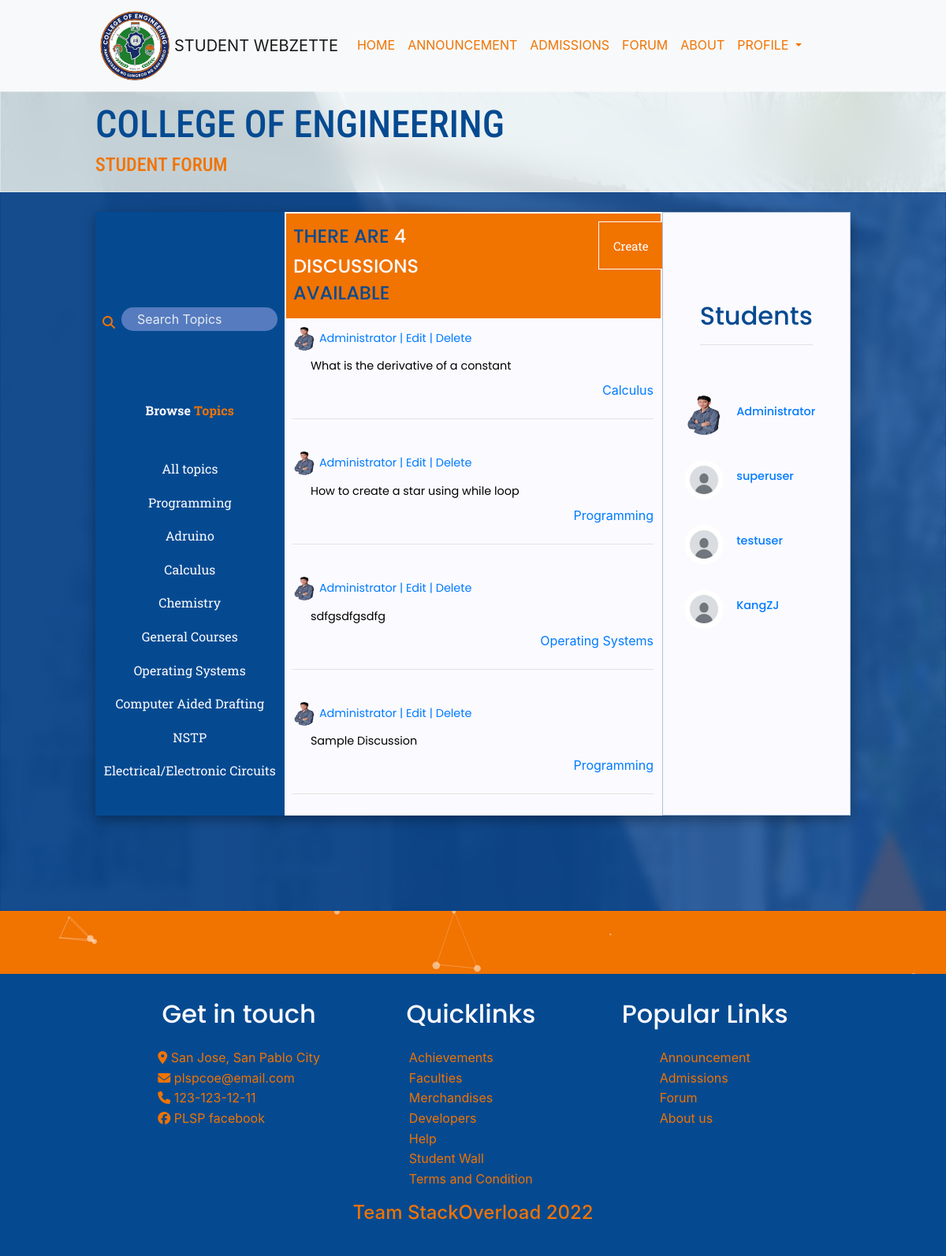
The app's page /forum/ (signed in) with its own data.
### base/models.py (models this page shows, shortened)
class Topic(models.Model):
    name = models.CharField(max_length=200)

class Room(models.Model):
    host =  models.ForeignKey(User, on_delete = models.SET_NULL, null=True)
    topic = models.ForeignKey(Topic, on_delete = models.SET_NULL, null=True) #this is the syntax we used to connect two different things
    name = models.TextField(max_length=200, null=True)
    description = RichTextField(blank = True, null=True)
    participants = models.ManyToManyField(User, related_name = 'participants', blank=True)
    updated = models.DateTimeField(auto_now = True)  #when did you update this
    created = models.DateTimeField(auto_now_add=True) #when did we create the room
    class Meta:
        ordering = ['-updated', '-created']     #to sort the things out so that the newest is always in the top

class User(AbstractUser):
    name = models.CharField(max_length=200, null = True)
    email = models.EmailField( unique= True, null=True)
    bio = models.TextField(null=True)
    student_number = models.CharField(max_length=10,null=True)
    avatar = models.ImageField(null = True, default="default-dp.jpg", upload_to="user/")
    USERNAME_FIELD = 'email'
    REQUIRED_FIELDS = []

### base/views.py (the view)
# urls.py: path('forum/', views.forum, name = "forum" ),
@login_required(login_url = 'login')
def forum(request):
    q = request.GET.get('q') if request.GET.get('q') != None  else ''    # q is equal to whatever we pass into the url
    rooms = Room.objects.filter(
        Q(topic__name__icontains = q) |
        Q(name__icontains= q) |
        Q(description__icontains = q)) # it gets the data from database.... We use Q so that we can use or, and , and other stuff here
    user = User.objects.all()
    message = Message.objects.all()
    room_count = rooms.count()
    topics = Topic.objects.all()
    context  = {'rooms': rooms, 'topics': topics, 'room_count': room_count, "user": user, "message": message}
    return render(request, 'base/forum.html', context)

### base/templates/base/forum.html (shortened to what this page needs)
{% extends 'main.html' %}
{%block content%}
<div class="all-forum">
    <div class="forum-title-container">
        <h1 class="darkblue title title-nav">COLLEGE OF ENGINEERING</h1>
        <h2 class="orange title-small">STUDENT FORUM</h2>
    </div>
    <div class="overall-forum ">
        <div class="forum-container">
            <div class="forum-sidebar-left forum-sidebar-lefts room-first-row">
                <div class="fixed-forum">
                    <div class="forum-search-box">
                        <div class="forum-search-btn">
                            <i class="fa-solid fa-magnifying-glass"></i>
                        </div>
                        <form method="GET" action="{% url 'forum' %}" autocomplete="off">
                            <input type="text" class="input-search" name="q" placeholder="Search Topics" />
                        </form>
                    </div>
                    <div class="forum-browse x">
                        <h3>Browse <span class="orange">Topics</span> </h3>
                    </div>
                    <div class="forum-topic-contents">
                        <div class="all-topic">
                            <a href="{% url 'forum' %}">All topics</a>
                        </div>
                        {% for topic in topics %}
                        <div class="forumLinks">
                            <a href="{% url 'forum' %}?q={{topic.name}}">{{topic.name}}</a>
                        </div>
                        {% endfor %}
                    </div>
                </div>
            </div>
            <div class="forum-sidebar-right">
                <div class="forum-create">
                    <h4 class="title-room darkblue size">There are <span class="light">{{room_count}}</span>
                        {%if room_count <= 1%}
                        <span class="light">Discussion</span>
                        {%else%}
                        <span class="light">Discussions</span>
                        {%endif%}
                        Available
                    </h4>
                    <a href="{% url 'create-room' %}"><button class="button-5" role="button"><span
                                class="text">Create</span>
                            <span>Discussion</span></button></a>
                </div>
                <div class="forum-room-available">
                    {% for room in rooms %}
                    <div class="forum-rooms">
                        <div class="forum-username">
                            <img src="{{room.host.avatar.url}}" alt="" class="dp">
                            <a href="{% url 'user-profile' room.host.id %}" class="room-host">{{room.host.username}} |
                            </a>
                            {% if request.user == room.host %}
                            <a href="{% url 'update-room' room.id %}">Edit | </a>
                            <a href="{% url 'delete-room' room.id %}">Delete</a>
                            {% endif %}
                        </div>
                        <div class="forum-room-name">
                            <a class="room-title forum-font" href="{%url 'room' room.id%}">
                                {{room.name}}
                            </a>
                        </div>
                        <div class="forum-room-topic">
                            <a class="room-topic" href="#" aria-disabled="true">{{room.topic.name}}</a>
                        </div>
                        <hr>
                    </div>
                    {% endfor %}
                </div>
            </div>
            <div class="activeMember forum-sidebar-left left-white">
                <div class="title-fixed">
                    <h1 class="title-room darkblue">Students</h1>
                    <hr>
                </div>
                <div class="active-students">
                    {% for users in user %}
                    <div class="active-students-lists">
                        <img class="dp-big" src="{{users.avatar.url}}" alt="">
                        <h2 class="forum-username darkblue"><a
                                href="{% url 'user-profile' users.id %}">{{users.username}}</a></h2>
                    </div>
                    {% endfor%}
                </div>
            </div>
        </div>
    </div>
</div>
{% include "base/footer.html" %}
{% endblock%}

### static/styles/main.css (style rules this page uses)
html { scroll-behavior: smooth; }
:root { --lm-light-color: #fbfafe; --lm-dark-color: #054a91; --lm-accent-color: #f17300; --ff-body: 'Roboto Slab', serif; --ff-title: 'Roboto Condensed', sans-serif; --ff-subtitle: 'Poppins', sans-serif; --fs-body: 1em; --fs-title: 2em; --fs-subtitle-1: 1.25em; --fs-subtitle-2: 1.1em; --fs-subtitle-3: 1em; --fs-subtitle-4: 0.95em; }
* { box-sizing: border-box; line-height: 1.6; padding: 0; margin: 0; }
.main-body { background-image: url('../images/bg-main.png'); background-repeat: no-repeat; background-attachment: fixed; background-size: 100% 100%; }
.orange { color: var(--lm-accent-color); }
.darkblue { color: var(--lm-dark-color); }

### static/styles/forum-navbar.css (style rules this page uses)
html { scroll-behavior: smooth; }
:root { --lm-light-color: #fbfafe; --lm-dark-color: #054a91; --lm-accent-color: #f17300; --ff-body: 'Roboto Slab', serif; --ff-title: 'Roboto Condensed', sans-serif; --ff-subtitle: 'Poppins', sans-serif; --fs-body: 2em; --fs-title: 3em; --fs-subtitle-1: 1.25em; --fs-subtitle-2: 2em; --fs-subtitle-3: 1.5em; --fs-subtitle-4: 1.1em; --fs-very-small: 0.9em }
* { box-sizing: border-box; padding: 0; margin: 0; }
.darkblue { color: var(--lm-dark-color); }
.orange { color: var(--lm-accent-color); }
.title { font-family: var(--ff-title); font-size: var(--fs-title); }
.title-small { font-family: var(--ff-title); font-size: var(--fs-subtitle-3); }

### static/styles/announcement.css (style rules this page uses)
html { scroll-behavior: smooth; }
:root { --lm-light-color: #fbfafe; --lm-dark-color: #054a91; --lm-accent-color: #f17300; --ff-body: 'Roboto Slab', serif; --ff-title: 'Roboto Condensed', sans-serif; --ff-subtitle: 'Poppins', sans-serif; --fs-body: 2em; --fs-title: 3em; --fs-subtitle-1: 1.25em; --fs-subtitle-2: 2em; --fs-subtitle-3: 1em; --fs-subtitle-4: 1.1em; }
* { box-sizing: border-box; line-height: 1.6; padding: 0; margin: 0; }
.darkblue { color: var(--lm-dark-color); }
.title { font-family: var(--ff-title); font-size: var(--fs-title); }

### static/styles/admissions.css (style rules this page uses)
html { scroll-behavior: smooth; }
:root { --lm-light-color: #fbfafe; --lm-dark-color: #054a91; --lm-accent-color: #f17300; --ff-body: 'Roboto Slab', serif; --ff-title: 'Roboto Condensed', sans-serif; --ff-subtitle: 'Poppins', sans-serif; --fs-body: 2em; --fs-title: 3em; --fs-subtitle-1: 1.25em; --fs-subtitle-2: 2em; --fs-subtitle-3: 1.5em; --fs-subtitle-4: 1.1em; --fs-very-small: 0.9em }
* { box-sizing: border-box; line-height: 1.6; padding: 0; margin: 0; }
.darkblue { color: var(--lm-dark-color); }
.orange { color: var(--lm-accent-color); }
.title { font-family: var(--ff-title); font-size: var(--fs-title); }
.title-small { font-family: var(--ff-title); font-size: var(--fs-subtitle-3); }

### static/styles/about.css (style rules this page uses)
html { scroll-behavior: smooth; }
:root { --lm-light-color: #fbfafe; --lm-dark-color: #054a91; --lm-accent-color: #f17300; --ff-body: 'Roboto Slab', serif; --ff-title: 'Roboto Condensed', sans-serif; --ff-subtitle: 'Poppins', sans-serif; --fs-body: 2em; --fs-title: 3em; --fs-subtitle-1: 1.25em; --fs-subtitle-2: 2em; --fs-subtitle-3: 1.5em; --fs-subtitle-4: 1.1em; --fs-very-small: 0.9em }
* { box-sizing: border-box; line-height: 1.6; padding: 0; margin: 0; }

### static/styles/footer.css (style rules this page uses)
:root { --lm-light-color: #fbfafe; --lm-dark-color: #054a91; --lm-accent-color: #f17300; --ff-body: 'Roboto Slab', serif; --ff-title: 'Roboto Condensed', sans-serif; --ff-subtitle: 'Poppins', sans-serif; --fs-body: 2em; --fs-title: 3em; --fs-subtitle-1: 1.25em; --fs-subtitle-2: 2em; --fs-subtitle-3: 1.5em; --fs-subtitle-4: 1.1em; --fs-very-small: 0.9em }

### static/styles/general-design.css (style rules this page uses)
:root { --lm-light-color: #fbfafe; --lm-dark-color: #054a91; --lm-accent-color: #f17300; --ff-body: 'Roboto Slab', serif; --ff-title: 'Roboto Condensed', sans-serif; --ff-subtitle: 'Poppins', sans-serif; --fs-body: 2em; --fs-title: 3em; --fs-subtitle-1: 1.25em; --fs-subtitle-2: 2em; --fs-subtitle-3: 1.5em; --fs-subtitle-4: 1.1em; --fs-very-small: 0.9em }
* { box-sizing: border-box; margin: 0; padding: 0; }
h3 { letter-spacing: 1px; }
.all-forum { position: relative; }
.darkblue { color: var(--lm-dark-color); }
.light { color: var(--lm-light-color); }
.title { font-family: var(--ff-title); font-size: var(--fs-title); }
.forum-font { font-family: var(--ff-subtitle); font-size: var(--fs-very-small); color: black; }
.dp-big { height: 50px; width: 50px; border-radius: 50%; }

### static/styles/wall.css (style rules this page uses)
:root { --lm-light-color: #fbfafe; --lm-dark-color: #054a91; --lm-accent-color: #f17300; --ff-body: 'Roboto Slab', serif; --ff-title: 'Roboto Condensed', sans-serif; --ff-subtitle: 'Poppins', sans-serif; }

### records on screen
Topic: name "Programming"
Topic: name "Adruino"
Topic: name "Calculus"
Topic: name "Chemistry"
Topic: name "General Courses"
Topic: name "Operating Systems"
Topic: name "Computer Aided Drafting"
Topic: name "NSTP"
Topic: name "Electrical/Electronic Circuits"
Room: host.avatar (picture), host.username "Administrator", shows "Edit |", name "What is the derivative of a constant", topic.name "Calculus"
Room: host.avatar (picture), host.username "Administrator", shows "Edit |", name "How to create a star using while loop", topic.name "Programming"
Room: host.avatar (picture), host.username "Administrator", shows "Edit |", name "sdfgsdfgsdfg", topic.name "Operating Systems"
Room: host.avatar (picture), host.username "Administrator", shows "Edit |", name "Sample Discussion", topic.name "Programming"
User: avatar (picture), username "Administrator"
User: avatar (placeholder picture), username "superuser"
User: avatar (placeholder picture), username "testuser"
User: avatar (placeholder picture), username "KangZJ"

### other values on screen
{{ room_count }} "4"
